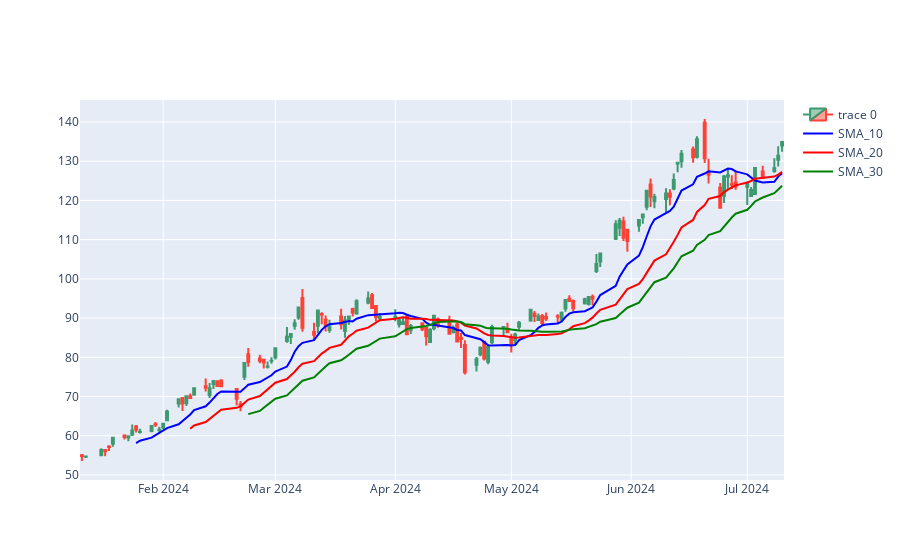

The code cell stored with this chart in its notebook:
### Code cell
import pandas_ta as ta

# Calcula las medias móviles simples y las añade al DataFrame 'datos'
datos['SMA_10'] = datos.ta.sma(close='Close', length=10)
datos['SMA_20'] = datos.ta.sma(close='Close', length=20)
datos['SMA_30'] = datos.ta.sma(close='Close', length=30)

# Ahora puedes intentar graficar nuevamente
import plotly.graph_objects as go

dfplt = datos[:]

figura = go.Figure(data=[go.Candlestick(x=datos.index,
                                        open=datos["Open"],
                                        high=datos["High"],
                                        low=datos["Low"],
                                        close=datos["Close"])])
# Agrega las medias móviles al gráfico
figura.add_scatter(x=dfplt.index, y=dfplt["SMA_10"], mode='lines', line=dict(color='blue'), name='SMA_10')
figura.add_scatter(x=dfplt.index, y=dfplt["SMA_20"], mode='lines', line=dict(color='red'), name='SMA_20')
figura.add_scatter(x=dfplt.index, y=dfplt["SMA_30"], mode='lines', line=dict(color='green'), name='SMA_30')

figura.update_layout(xaxis_rangeslider_visible=False)
figura.show()
